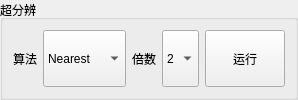
       <widget class="QGroupBox" name="groupBoxSR">
        <property name="sizePolicy">
         <sizepolicy hsizetype="Minimum" vsizetype="Minimum">
          <horstretch>0</horstretch>
          <verstretch>0</verstretch>
         </sizepolicy>
        </property>
        <property name="title">
         <string>超分辨</string>
        </property>
        <layout class="QVBoxLayout" name="verticalLayout_2">
         <property name="leftMargin">
          <number>5</number>
         </property>
         <property name="topMargin">
          <number>5</number>
         </property>
         <property name="rightMargin">
          <number>5</number>
         </property>
         <property name="bottomMargin">
          <number>5</number>
         </property>
         <item>
          <layout class="QHBoxLayout" name="horizontalLayoutSRAlgo">
           <property name="leftMargin">
            <number>5</number>
           </property>
           <property name="topMargin">
            <number>5</number>
           </property>
           <property name="rightMargin">
            <number>5</number>
           </property>
           <property name="bottomMargin">
            <number>5</number>
           </property>
           <item>
            <widget class="QLabel" name="labelSRAlgo">
             <property name="sizePolicy">
              <sizepolicy hsizetype="Minimum" vsizetype="Minimum">
               <horstretch>0</horstretch>
               <verstretch>0</verstretch>
              </sizepolicy>
             </property>
             <property name="minimumSize">
              <size>
               <width>0</width>
               <height>0</height>
              </size>
             </property>
             <property name="maximumSize">
              <size>
               <width>16777215</width>
               <height>16777215</height>
              </size>
             </property>
             <property name="text">
              <string>算法</string>
             </property>
            </widget>
           </item>
           <item>
            <widget class="QComboBox" name="comboBoxSRAlgo">
             <property name="sizePolicy">
              <sizepolicy hsizetype="Minimum" vsizetype="Minimum">
               <horstretch>0</horstretch>
               <verstretch>0</verstretch>
              </sizepolicy>
             </property>
             <property name="minimumSize">
              <size>
               <width>0</width>
               <height>0</height>
              </size>
             </property>
             <item>
              <property name="text">
               <string>Nearest</string>
              </property>
             </item>
             <item>
              <property name="text">
               <string>Linear</string>
              </property>
             </item>
             <item>
              <property name="text">
               <string>Cubic</string>
              </property>
             </item>
             <item>
              <property name="text">
               <string>Lanczos</string>
              </property>
             </item>
             <item>
              <property name="text">
               <string>ESPCN</string>
              </property>
             </item>
             <item>
              <property name="text">
               <string>FSRCNN</string>
              </property>
             </item>
             <item>
              <property name="text">
               <string>DistgSSR</string>
              </property>
             </item>
            </widget>
           </item>
           <item>
            <widget class="QLabel" name="labelSRScale">
             <property name="sizePolicy">
              <sizepolicy hsizetype="Minimum" vsizetype="Minimum">
               <horstretch>0</horstretch>
               <verstretch>0</verstretch>
              </sizepolicy>
             </property>
             <property name="minimumSize">
              <size>
               <width>0</width>
               <height>0</height>
              </size>
             </property>
             <property name="maximumSize">
              <size>
               <width>16777215</width>
               <height>16777215</height>
              </size>
             </property>
             <property name="text">
              <string>倍数</string>
             </property>
            </widget>
           </item>
           <item>
            <widget class="QComboBox" name="comboBoxSRScale">
             <property name="sizePolicy">
              <sizepolicy hsizetype="Minimum" vsizetype="Minimum">
               <horstretch>0</horstretch>
               <verstretch>0</verstretch>
              </sizepolicy>
             </property>
             <property name="minimumSize">
              <size>
               <width>0</width>
               <height>0</height>
              </size>
             </property>
             <property name="maximumSize">
              <size>
               <width>16777215</width>
               <height>16777215</height>
              </size>
             </property>
             <item>
              <property name="text">
               <string>2</string>
              </property>
             </item>
             <item>
              <property name="text">
               <string>3</string>
              </property>
             </item>
             <item>
              <property name="text">
               <string>4</string>
              </property>
             </item>
            </widget>
           </item>
           <item>
            <widget class="QPushButton" name="btnSR">
             <property name="sizePolicy">
              <sizepolicy hsizetype="Minimum" vsizetype="Minimum">
               <horstretch>0</horstretch>
               <verstretch>0</verstretch>
              </sizepolicy>
             </property>
             <property name="minimumSize">
              <size>
               <width>0</width>
               <height>0</height>
              </size>
             </property>
             <property name="text">
              <string>运行</string>
             </property>
            </widget>
           </item>
          </layout>
         </item>
        </layout>
       </widget>
